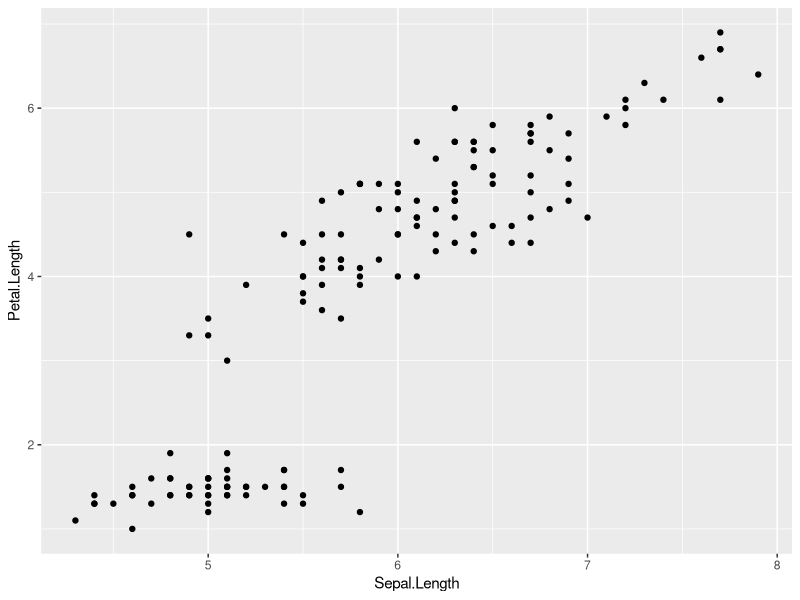
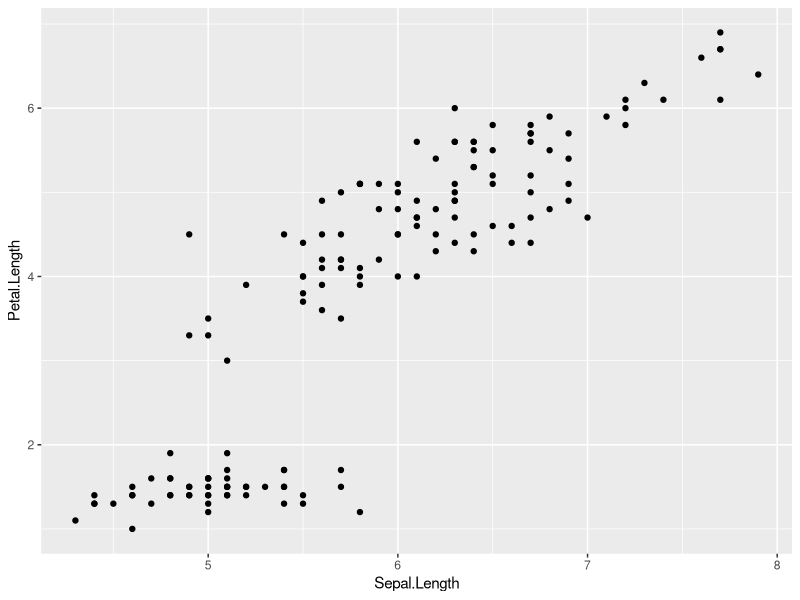
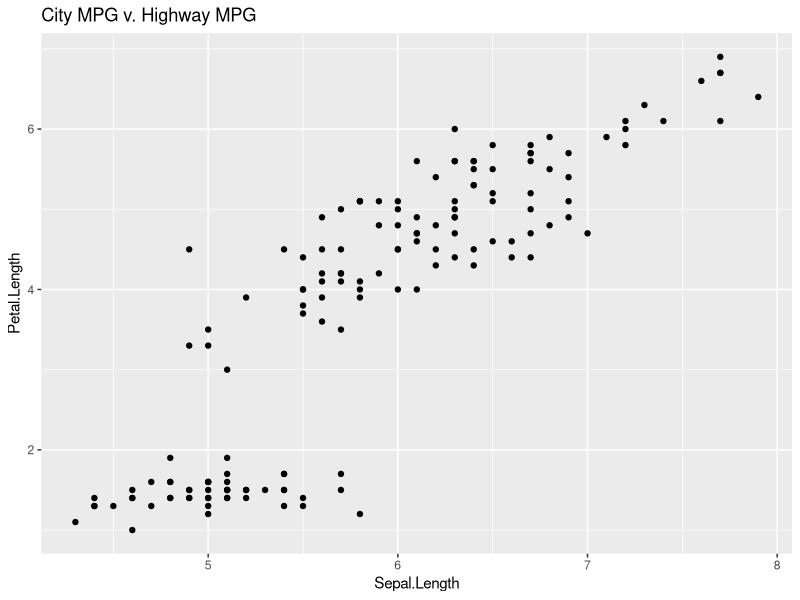
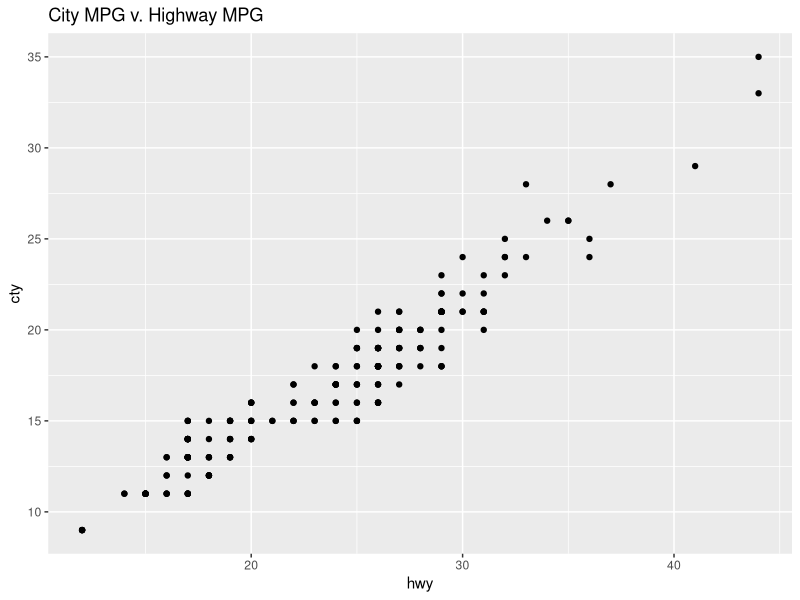
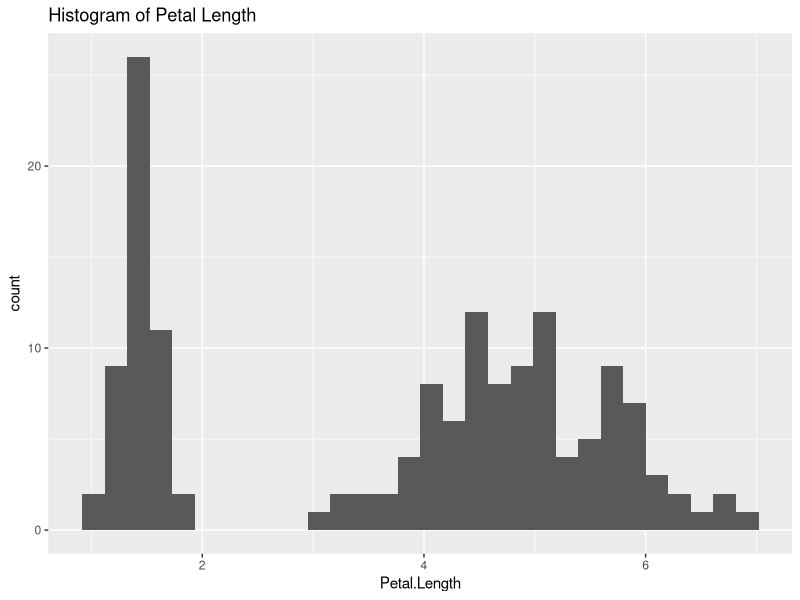
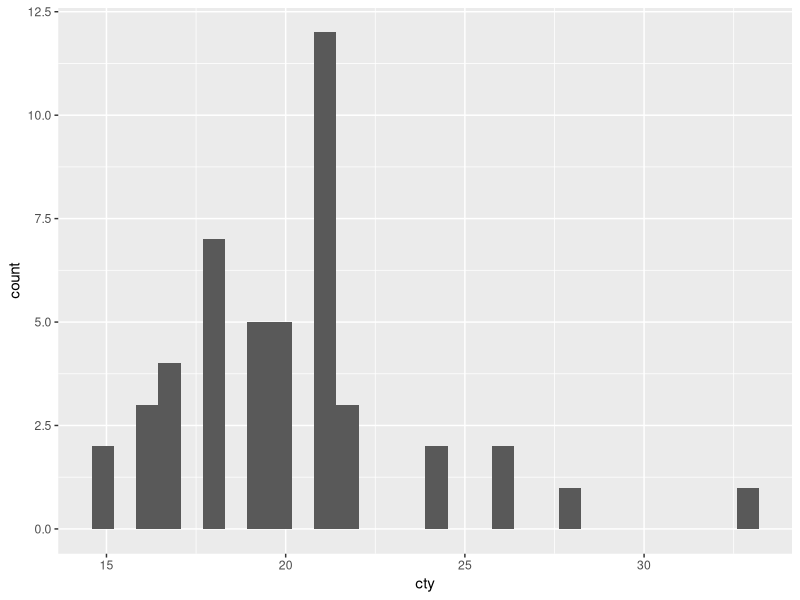
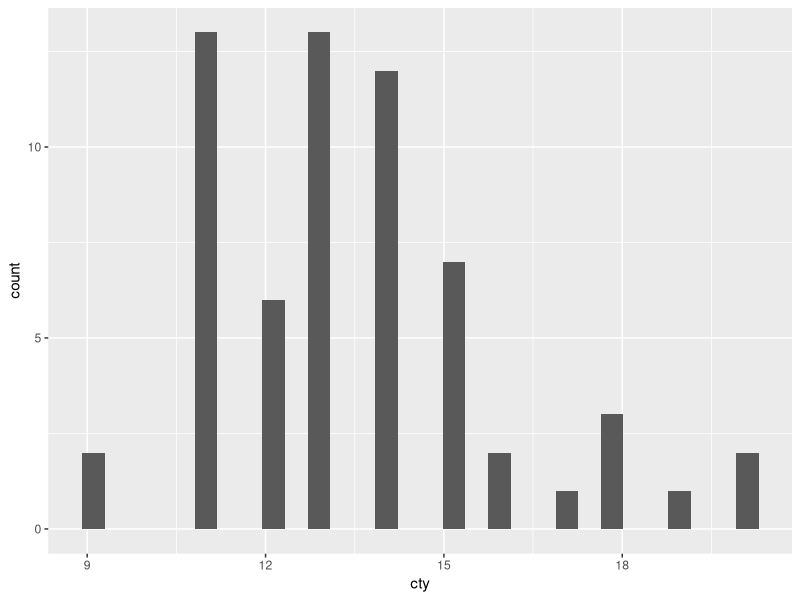
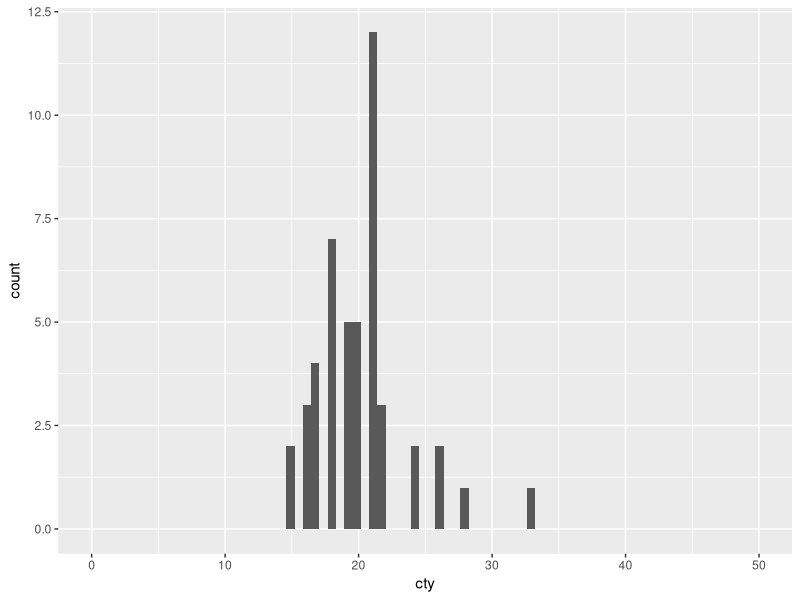

The R script that drew these images, in order:
## ---- chunk 1
#install.packages("ggplot2")
library(ggplot2)
library(tidyverse)

#Iris Scatterplot
ggplot(data = iris, mapping = aes(x = Sepal.Length, y = Petal.Length)) + geom_point()

#With pipe!  %>% = "and then"
iris %>% ggplot(aes(x = Sepal.Length,y = Petal.Length)) + geom_point() #Labels but not TITLE! AHHH!!!!

iris %>% ggplot(aes(x = Sepal.Length,y = Petal.Length)) + geom_point() + ggtitle("City MPG v. Highway MPG")

# You Try It! (mpg)
# plot (scatter plot) city mile per gallon (y) versus highway miles per gallon (x).

mpg %>% ggplot(aes(x = hwy, y = cty)) + geom_point() + ggtitle("City MPG v. Highway MPG")
## ---- chunk 2
#Iris histogram
iris %>% ggplot(aes(x = Petal.Length)) + geom_histogram() + ggtitle("Histogram of Petal Length")


# You Try It!  investigate the distribuion of the city miles per gallon variable for compact cars.  

mpg[mpg$class == "compact",] %>% ggplot(aes(x = cty)) + geom_histogram()

#You Try It!  No compare the distribution of cty for compact cars to that of SUVs.  

mpg[mpg$class == "suv",] %>% ggplot(aes(x = cty)) + geom_histogram()

# You Try It Bonus!  In order to compare the distributions, we should put them on the same scale.
# Research how to change the scale!

mpg[mpg$class == "compact",] %>% ggplot(aes(x = cty)) + geom_histogram() + coord_cartesian(xlim = c(0, 50)) 
## ---- chunk 3
#Iris Boxplot
iris %>% ggplot(aes(x = Species, y = Petal.Length)) + geom_boxplot()


# You Try It!

#Find a box plot from the mpg dataset of the city mpg versus the class of car.
mpg %>% ggplot(aes(x = class, y = cty)) + geom_boxplot() + ggtitle("Boxplot of City MPG v. Class")
## ---- chunk 4
#With base barplot
summary(mpg$class)

mpg$classFact = as.factor(mpg$class)
head(mpg)
summary(mpg$classFact)

barplot(summary(mpg$classFact))

# With ggplot /  geom_bar()
mpg %>% ggplot(aes(x = class)) + geom_bar() + ggtitle("Distribution of Class")
## ---- chunk 5
#With base barplot
age = c(22,21,24,19,20,23)
yrs_math_ed = c(4,5,2,5,3,5)
names = c("Mary","Martha","Kim","Kristen","Amy","Sam")
subject = c("English","Math","Sociology","Math","Music","Dance")

df3 = data.frame(Age = age, Years = yrs_math_ed, Name = names, Subject = subject)

barplot(df3$Years, names.arg = df3$Name)


# With ggplot /  geom_bar()   Where does Years go? We will come back to this!
df3 %>% ggplot(aes(x = Name)) + geom_bar() + ggtitle("Distribution of Class")

df3 %>% ggplot(aes(x = Name, y = Years)) + geom_bar(stat = "identity") + ggtitle("Distribution of Class")

df3 %>% ggplot(aes(x = Name, y = Years)) + geom_col() + ggtitle("Distribution of Class")



# You Try It!
# Iris Data:  Create a Barplot of how many of each Species are in the study.

iris %>% ggplot() + geom_bar(aes(x = Species))

# You Try it Bonus: Create a dataframe of how you rank (scale of 1(least) to 10 (best)) traveling by car, train, plane, boat (ship), and bike.

travelDF = data.frame(type = c("car", "train", "plane", "boat", "bike"), rank = c(7,9,8,5,6))

travelDF %>% ggplot(aes(x = type, y = rank)) + geom_col() + ggtitle("Tavel Ranking")
## ---- chunk 6
mpg %>% 
ggplot(mapping = aes(x = hwy, y = cty)) +
geom_point()

mpg %>% 
ggplot(mapping = aes(x = hwy)) + 
geom_histogram()

mpg %>% 
ggplot(mapping = aes(x = class)) + 
geom_bar()

## ---- chunk 7
mpg %>% ggplot(aes(x = hwy, y = cty,color = mpg$drv)) + geom_point()

# color = "blue" is not a mapping of a variable
mpg %>% ggplot(aes(x = hwy, y = cty, color = "blue")) + 
geom_point()

#note that color is not in an ”aes”
# function we are setting them manually.
mpg %>% ggplot(aes(x = hwy, y = cty)) + 
geom_point(color = "blue")

# note now we are ”mapping” fill to a variable (drv).
mpg[mpg$class == "compact",] %>% ggplot(aes(x = cty, fill = drv)) + 
geom_histogram(color = "black") 

#note that fill and color are not in an ”aes” function we are setting them manually.
# We are not “mapping” variables to colors… rather just setting the color.  
mpg[mpg$class == "compact",] %>% ggplot(aes(x = cty)) + 
geom_histogram(fill = "blue", color = "black") 

# note now we are ”mapping” fill to a variable (drv).
mpg %>% ggplot(aes(x = class, y = cty,fill = drv)) + geom_boxplot(color = "blue")

#note that fill and color are not in an ”aes” function we are setting them manually.
# We are not “mapping” variables to colors… rather just setting the color.  
mpg %>% ggplot(aes(x = class, y = cty)) + geom_boxplot(color = "blue", fill = "black") 

## ---- chunk 8
mpg %>% ggplot(aes(x = hwy, y = cty, size = mpg$displ)) + geom_point()

## ---- chunk 9
mpg %>% ggplot(aes(x = hwy, y = cty, size = mpg$displ)) + geom_point()

## ---- chunk 10
mpg %>% ggplot(aes(x = hwy, y = cty, size = mpg$displ)) + geom_point()

